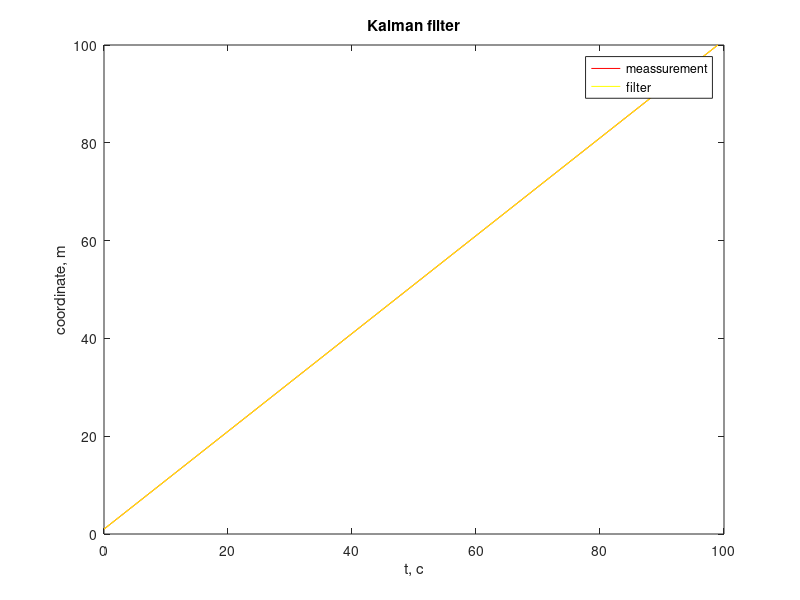

Source code (MATLAB):
%% Kalman Filter
% Filtering the measured parameter
% using MATLAB(R).
%% Basic data
% $$z_k = x_k + h_k$$
%
% *z[2]* - observation data
%
% *w[2]* - measuring error
%
% *x[2]* - our hidden variable, which we want to filter;
% *x(1)* - coordinate;
% *x(2)* - velocity
%
% $$x_{k+1} = Fx_k+w_k$$
%% Intitialization
N = 100;
sigma = 0;
sigmaR = 1;
T = 1;

F = [1 T; 0 1];
P = [sigmaR sigmaR/T; sigmaR/T 2*sigmaR/(T*T)];
H = [1 0];
R = sigma;
Q = zeros(2);
I = [1 0; 0 1];

x = zeros(2,N);
xF = zeros(2,N);
z = zeros(2,N);
Krv = 0;
Kvv = 0;
pfk = zeros(2);

K = zeros(2, 1);


k = zeros(1,N);
for i=2:N
    k(i) = k(i-1)+T;
end
%% Test
z(:,1) = [1 8000];
z(:,2) = [2 1];
for i=1:N
    if i==1
        x(:,1) = z(:,1);
        xF(:,1) = z(:,1);
    elseif i==2
        x(1,2)=z(1,2);
        x(2,2)=(x(1,2)-x(1,1))/T;
        xF(1,2)=z(1,2);
        xF(2,2)=(xF(1,2)-xF(1,1))/T;
        i
        Krv = sigmaR/T;
        Kvv = 2*sigmaR/T*T;
        pfk = [sigmaR Krv; Krv Kvv]
    else
        %prediction
        P = F*P*F' + Q; 
        sigmaR = (sigmaR + 2*Krv*T + Kvv*T*T);
        Krv = Krv + Kvv*T;  
        pfk = [sigmaR Krv; Krv Kvv] + Q;
        
        z(:,i) = F*z(:,i-1);
        x(:,i) = F*x(:,i-1);
        xF(:,i) = F*xF(:,i-1);

        %correction
        i
        if R == zeros(2)
            %G->H'
            P = 0
            pfk = 0
            
            %x->H'*z
            x(1,i) = z(1,i);
            xF(1,i) = z(1,i);
        elseif P == zeros(2)
            %G->0
            P
            pfk
        else
            %Kalman gain(blending factor)
            G = P*H'/(H*P*H'+R)
            W = 1/(sigmaR+R);
            Wv = Krv/(sigmaR+R);
        
            P = (I-G*H)*P
            sigmaR = W*sigmaR*R;
            Kvv = Kvv - Wv*Krv;
            Krv = W*R*Krv;        
            pfk = [sigmaR Krv; Krv Kvv]
%         K = [W*sigmaR; Wv]
%         pfk = (I-K*H)*pfk         
%         sigmaR = pfk(1,1);
%         Krv = pfk(1,2);
%         Kvv = pfk(2,2);

        x(:,i) = x(:,i) + G*(z(1,i) - H*x(:,i));
        xF(:,i) = xF(:,i) + K*(z(1,i)-H*xF(:,i));
        end
    end
end

plot(k, z(1,:), 'r')
title('Kalman filter');
xlabel('t, c');
ylabel('coordinate, m');
hold on;
plot(k, x(1,:), 'y')
legend('meassurement', 'filter');